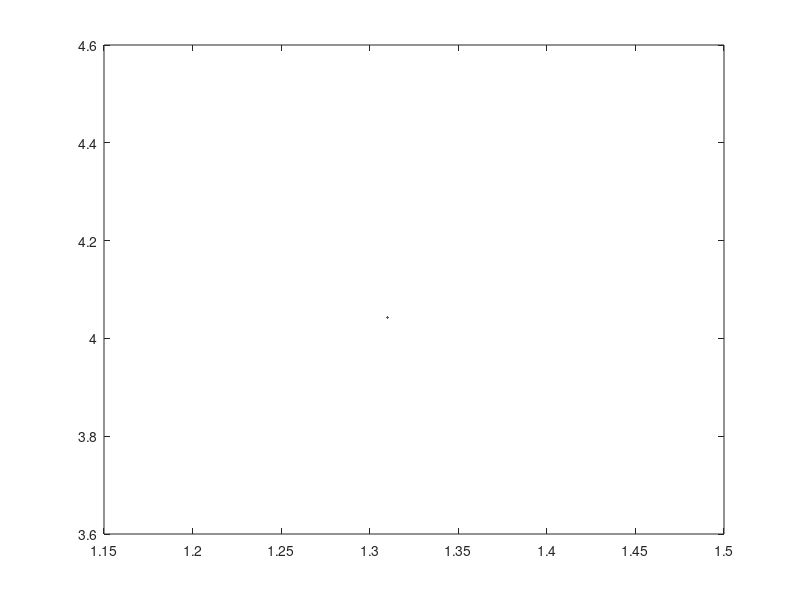

MATLAB code to generate this figure:
clear all;
cd('D:\TuanShu');
Type='YZZ';     %ZZZ
lam_f=(1.31)';
lam_s=lam_f/2;
NCPMtemp=zeros(length(lam_f),1);
T=25;
for i=1:length(lam_f)
            ax=2.4542;           
		    bx=0.01125;
		    cx=0.01135;    
            dx=-0.01388;
            nx_f=(ax+(bx)./(lam_f(i).^2-cx)+dx*lam_f(i).^2).^0.5 ;
            nx_s=(ax+(bx)./(lam_s(i).^2-cx)+dx*lam_s(i).^2).^0.5 ;
            dnxdt_f=(-3.76*lam_f(i)+2.3)*10^-6;
            dnxdt_s=(-3.76*lam_s(i)+2.3)*10^-6;

            ay=2.5390;           
		    by=0.01277;
		    cy=0.01189;    
            dy=-0.01849;
            ey=4.3025*(10^-5);
            fy=-2.9131*(10^-5);
            ny_f=(ay+(by)./(lam_f(i).^2-cy)+dy*lam_f(i).^2+ey*lam_f(i).^4+fy*lam_f(i).^6).^0.5 ;
            ny_s=(ay+(by)./(lam_s(i).^2-cy)+dy*lam_s(i).^2+ey*lam_s(i).^4+fy*lam_s(i).^6).^0.5 ;         
            dnydt_f=(6.01*lam_f(i)-19.4)*10^-6;
            dnydt_s=(6.01*lam_s(i)-19.4)*10^-6;
            
            az=2.5865;           
		    bz=0.01310;
		    cz=0.01223;    
            dz=-0.01862;
            ez=4.5778*(10^-5);
            fz=-3.2526*(10^-5);
            nz_f=(az+(bz)./(lam_f(i).^2-cz)+dz*lam_f(i).^2+ez*lam_f(i).^4+fz*lam_f(i).^6).^0.5 ;
            nz_s=(az+(bz)./(lam_s(i).^2-cz)+dz*lam_s(i).^2+ez*lam_s(i).^4+fz*lam_s(i).^6).^0.5 ;
            dnzdt_f=(1.5*lam_f(i)-9.7)*10^-6;
            dnzdt_s=(1.5*lam_s(i)-9.7)*10^-6;
            
            
if strcmp(Type,'YZZ')      
    ni=ny_s;
    dnidt=dnydt_s;
    nj=nz_f;
    dnjdt=dnzdt_f;
    nk=nz_f;
    dnkdt=dnzdt_f;
else if strcmp(Type,'ZYY')  %theta=90                              
    ni=nz_s;
    dnidt=dnzdt_s;
    nj=ny_f;
    dnjdt=dnydt_f;
    nk=ny_f;
    dnkdt=dnydt_f;
else if strcmp(Type,'YZY')  
    ni=ny_s;
    dnidt=dnydt_s;
    nj=nz_f;
    dnjdt=dnzdt_f;
    nk=ny_f;
    dnkdt=dnydt_f;  
else if strcmp(Type,'ZXX')  
    ni=nz_s;
    dnidt=dnzdt_s;
    nj=nx_f;
    dnjdt=dnxdt_f;
    nk=nx_f;
    dnkdt=dnxdt_f;
else if strcmp(Type,'XXZ')     
    ni=nx_s;
    dnidt=dnxdt_s;
    nj=nx_f;
    dnjdt=dnxdt_f;
    nk=nz_f;
    dnkdt=dnzdt_f;
    end
    end
     end
    end
end

NCPMtemp(i)=-(2*ni-nj-nk)/(2*dnidt-dnjdt-dnkdt)+25; %(degree C)

end

plot(lam_f,NCPMtemp);
M=[lam_f NCPMtemp];
dlmwrite('LBONCPMtemp.txt',M,'delimiter','\t','newline','pc');